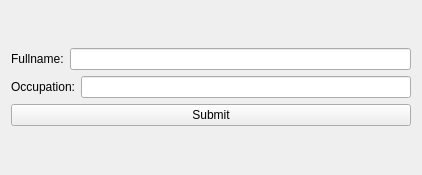
<?xml version="1.0" encoding="UTF-8"?>
<ui version="4.0">
 <class>Widget</class>
 <widget class="QWidget" name="Widget">
  <property name="geometry">
   <rect>
    <x>0</x>
    <y>0</y>
    <width>422</width>
    <height>175</height>
   </rect>
  </property>
  <property name="windowTitle">
   <string>Widget</string>
  </property>
  <layout class="QVBoxLayout" name="verticalLayout_2">
   <item>
    <layout class="QVBoxLayout" name="verticalLayout">
     <item>
      <layout class="QHBoxLayout" name="horizontalLayout">
       <item>
        <widget class="QLabel" name="label">
         <property name="text">
          <string>Fullname:</string>
         </property>
        </widget>
       </item>
       <item>
        <widget class="QLineEdit" name="full_name_line_edit"/>
       </item>
      </layout>
     </item>
     <item>
      <layout class="QHBoxLayout" name="horizontalLayout_2">
       <item>
        <widget class="QLabel" name="label_2">
         <property name="text">
          <string>Occupation:</string>
         </property>
        </widget>
       </item>
       <item>
        <widget class="QLineEdit" name="occupation_line_edit"/>
       </item>
      </layout>
     </item>
     <item>
      <widget class="QPushButton" name="submit_button">
       <property name="text">
        <string>Submit</string>
       </property>
      </widget>
     </item>
    </layout>
   </item>
  </layout>
 </widget>
 <resources/>
 <connections/>
</ui>
